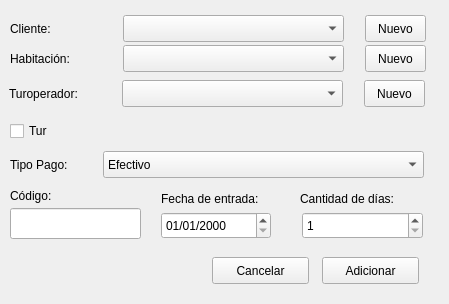
<?xml version="1.0" encoding="UTF-8"?>
<ui version="4.0">
 <class>Form</class>
 <widget class="QWidget" name="Form">
  <property name="windowModality">
   <enum>Qt::ApplicationModal</enum>
  </property>
  <property name="geometry">
   <rect>
    <x>0</x>
    <y>0</y>
    <width>449</width>
    <height>304</height>
   </rect>
  </property>
  <property name="windowTitle">
   <string>Adicionar Reservación</string>
  </property>
  <widget class="QPushButton" name="adicionar">
   <property name="geometry">
    <rect>
     <x>322</x>
     <y>257</y>
     <width>97</width>
     <height>27</height>
    </rect>
   </property>
   <property name="contextMenuPolicy">
    <enum>Qt::NoContextMenu</enum>
   </property>
   <property name="text">
    <string>Adicionar</string>
   </property>
  </widget>
  <widget class="QPushButton" name="cancelar">
   <property name="geometry">
    <rect>
     <x>212</x>
     <y>257</y>
     <width>97</width>
     <height>27</height>
    </rect>
   </property>
   <property name="contextMenuPolicy">
    <enum>Qt::NoContextMenu</enum>
   </property>
   <property name="text">
    <string>Cancelar</string>
   </property>
  </widget>
  <widget class="QLabel" name="label">
   <property name="geometry">
    <rect>
     <x>10</x>
     <y>20</y>
     <width>66</width>
     <height>17</height>
    </rect>
   </property>
   <property name="text">
    <string>Cliente:</string>
   </property>
  </widget>
  <widget class="QComboBox" name="cliente">
   <property name="geometry">
    <rect>
     <x>123</x>
     <y>15</y>
     <width>221</width>
     <height>27</height>
    </rect>
   </property>
   <property name="currentIndex">
    <number>-1</number>
   </property>
  </widget>
  <widget class="QPushButton" name="adicionarCliente">
   <property name="geometry">
    <rect>
     <x>365</x>
     <y>15</y>
     <width>61</width>
     <height>27</height>
    </rect>
   </property>
   <property name="text">
    <string>Nuevo</string>
   </property>
  </widget>
  <widget class="QComboBox" name="habitacion">
   <property name="geometry">
    <rect>
     <x>123</x>
     <y>45</y>
     <width>221</width>
     <height>27</height>
    </rect>
   </property>
   <property name="currentIndex">
    <number>-1</number>
   </property>
  </widget>
  <widget class="QPushButton" name="adicionarHabitacion">
   <property name="geometry">
    <rect>
     <x>365</x>
     <y>45</y>
     <width>61</width>
     <height>27</height>
    </rect>
   </property>
   <property name="text">
    <string>Nuevo</string>
   </property>
  </widget>
  <widget class="QLabel" name="label_6">
   <property name="geometry">
    <rect>
     <x>10</x>
     <y>50</y>
     <width>81</width>
     <height>17</height>
    </rect>
   </property>
   <property name="text">
    <string>Habitación:</string>
   </property>
  </widget>
  <widget class="QLabel" name="label_7">
   <property name="geometry">
    <rect>
     <x>10</x>
     <y>156</y>
     <width>81</width>
     <height>17</height>
    </rect>
   </property>
   <property name="text">
    <string>Tipo Pago:</string>
   </property>
  </widget>
  <widget class="QComboBox" name="tipoPago">
   <property name="geometry">
    <rect>
     <x>103</x>
     <y>151</y>
     <width>321</width>
     <height>27</height>
    </rect>
   </property>
   <property name="currentIndex">
    <number>0</number>
   </property>
   <item>
    <property name="text">
     <string>Efectivo</string>
    </property>
   </item>
   <item>
    <property name="text">
     <string>Tarjeta Magnética</string>
    </property>
   </item>
  </widget>
  <widget class="QLabel" name="label_2">
   <property name="geometry">
    <rect>
     <x>10</x>
     <y>188</y>
     <width>61</width>
     <height>16</height>
    </rect>
   </property>
   <property name="text">
    <string>Código:</string>
   </property>
  </widget>
  <widget class="QLineEdit" name="codigo">
   <property name="geometry">
    <rect>
     <x>10</x>
     <y>208</y>
     <width>131</width>
     <height>31</height>
    </rect>
   </property>
   <property name="styleSheet">
    <string notr="true">text-transform: uppercase</string>
   </property>
  </widget>
  <widget class="QLabel" name="label_3">
   <property name="geometry">
    <rect>
     <x>161</x>
     <y>191</y>
     <width>121</width>
     <height>16</height>
    </rect>
   </property>
   <property name="text">
    <string>Fecha de entrada:</string>
   </property>
  </widget>
  <widget class="QDateEdit" name="fechaEntrada">
   <property name="geometry">
    <rect>
     <x>161</x>
     <y>212</y>
     <width>110</width>
     <height>27</height>
    </rect>
   </property>
   <property name="displayFormat">
    <string>dd/MM/yyyy</string>
   </property>
  </widget>
  <widget class="QSpinBox" name="cantidadDias">
   <property name="geometry">
    <rect>
     <x>302</x>
     <y>212</y>
     <width>121</width>
     <height>27</height>
    </rect>
   </property>
   <property name="minimum">
    <number>1</number>
   </property>
   <property name="maximum">
    <number>99</number>
   </property>
   <property name="value">
    <number>1</number>
   </property>
  </widget>
  <widget class="QLabel" name="label_4">
   <property name="geometry">
    <rect>
     <x>300</x>
     <y>190</y>
     <width>121</width>
     <height>17</height>
    </rect>
   </property>
   <property name="text">
    <string>Cantidad de días:</string>
   </property>
  </widget>
  <widget class="QPushButton" name="adicionarTuroperador">
   <property name="geometry">
    <rect>
     <x>364</x>
     <y>80</y>
     <width>61</width>
     <height>27</height>
    </rect>
   </property>
   <property name="text">
    <string>Nuevo</string>
   </property>
  </widget>
  <widget class="QComboBox" name="turoperador">
   <property name="geometry">
    <rect>
     <x>122</x>
     <y>80</y>
     <width>221</width>
     <height>27</height>
    </rect>
   </property>
   <property name="currentIndex">
    <number>-1</number>
   </property>
  </widget>
  <widget class="QLabel" name="label_8">
   <property name="geometry">
    <rect>
     <x>9</x>
     <y>85</y>
     <width>91</width>
     <height>17</height>
    </rect>
   </property>
   <property name="text">
    <string>Turoperador:</string>
   </property>
  </widget>
  <widget class="QCheckBox" name="esTour">
   <property name="geometry">
    <rect>
     <x>10</x>
     <y>120</y>
     <width>121</width>
     <height>22</height>
    </rect>
   </property>
   <property name="toolTip">
    <string>Es parte de un Tur</string>
   </property>
   <property name="text">
    <string>Tur</string>
   </property>
  </widget>
 </widget>
 <tabstops>
  <tabstop>cliente</tabstop>
  <tabstop>adicionarCliente</tabstop>
  <tabstop>habitacion</tabstop>
  <tabstop>adicionarHabitacion</tabstop>
  <tabstop>turoperador</tabstop>
  <tabstop>adicionarTuroperador</tabstop>
  <tabstop>esTour</tabstop>
  <tabstop>tipoPago</tabstop>
  <tabstop>codigo</tabstop>
  <tabstop>fechaEntrada</tabstop>
  <tabstop>cantidadDias</tabstop>
  <tabstop>adicionar</tabstop>
  <tabstop>cancelar</tabstop>
 </tabstops>
 <resources/>
 <connections/>
</ui>
